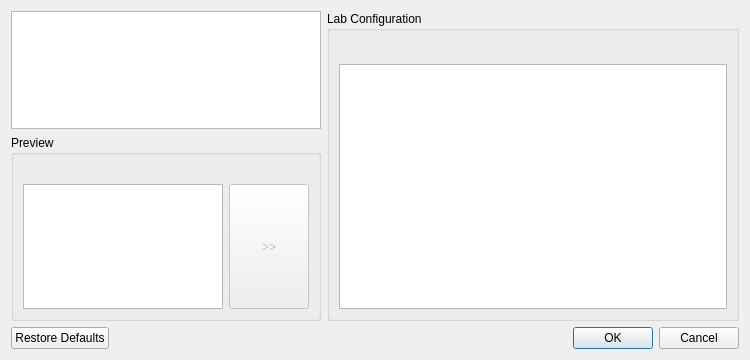
<?xml version="1.0" encoding="UTF-8"?>
<ui version="4.0">
 <class>cbLabDialog</class>
 <widget class="QDialog" name="cbLabDialog">
  <property name="geometry">
   <rect>
    <x>0</x>
    <y>0</y>
    <width>750</width>
    <height>360</height>
   </rect>
  </property>
  <property name="windowTitle">
   <string>Change Lab</string>
  </property>
  <property name="windowIcon">
   <iconset resource="default.qrc">
    <normaloff>:/images/buttons/lab</normaloff>:/images/buttons/lab</iconset>
  </property>
  <layout class="QGridLayout" name="gridLayout">
   <item row="0" column="1">
    <widget class="QTreeView" name="treeView">
     <property name="sizePolicy">
      <sizepolicy hsizetype="Minimum" vsizetype="Expanding">
       <horstretch>0</horstretch>
       <verstretch>0</verstretch>
      </sizepolicy>
     </property>
    </widget>
   </item>
   <item row="0" column="2" rowspan="2">
    <widget class="QGroupBox" name="groupBox_2">
     <property name="title">
      <string>Lab Configuration</string>
     </property>
     <layout class="QVBoxLayout" name="verticalLayout_2">
      <item>
       <widget class="QLabel" name="label_Lab">
        <property name="font">
         <font>
          <pointsize>12</pointsize>
         </font>
        </property>
        <property name="text">
         <string/>
        </property>
        <property name="alignment">
         <set>Qt::AlignCenter</set>
        </property>
       </widget>
      </item>
      <item>
       <widget class="QGraphicsView" name="graphicsView_Lab">
        <property name="minimumSize">
         <size>
          <width>320</width>
          <height>200</height>
         </size>
        </property>
       </widget>
      </item>
     </layout>
    </widget>
   </item>
   <item row="1" column="1">
    <widget class="QGroupBox" name="groupBox">
     <property name="title">
      <string>Preview</string>
     </property>
     <layout class="QGridLayout" name="gridLayout_2">
      <item row="0" column="0">
       <widget class="QLabel" name="label_Preview">
        <property name="text">
         <string/>
        </property>
        <property name="alignment">
         <set>Qt::AlignCenter</set>
        </property>
       </widget>
      </item>
      <item row="1" column="0">
       <widget class="QGraphicsView" name="graphicsView_Preview">
        <property name="sizePolicy">
         <sizepolicy hsizetype="Fixed" vsizetype="Fixed">
          <horstretch>0</horstretch>
          <verstretch>0</verstretch>
         </sizepolicy>
        </property>
        <property name="minimumSize">
         <size>
          <width>200</width>
          <height>125</height>
         </size>
        </property>
        <property name="maximumSize">
         <size>
          <width>200</width>
          <height>160</height>
         </size>
        </property>
       </widget>
      </item>
      <item row="1" column="1">
       <widget class="QPushButton" name="pushButton_Apply">
        <property name="enabled">
         <bool>false</bool>
        </property>
        <property name="sizePolicy">
         <sizepolicy hsizetype="Minimum" vsizetype="Minimum">
          <horstretch>0</horstretch>
          <verstretch>0</verstretch>
         </sizepolicy>
        </property>
        <property name="toolTip">
         <string>Set As Current Configuration</string>
        </property>
        <property name="text">
         <string>&gt;&gt;</string>
        </property>
       </widget>
      </item>
     </layout>
    </widget>
   </item>
   <item row="3" column="1" colspan="2">
    <widget class="QDialogButtonBox" name="buttonBox">
     <property name="orientation">
      <enum>Qt::Horizontal</enum>
     </property>
     <property name="standardButtons">
      <set>QDialogButtonBox::Cancel|QDialogButtonBox::Ok|QDialogButtonBox::RestoreDefaults</set>
     </property>
     <property name="centerButtons">
      <bool>false</bool>
     </property>
    </widget>
   </item>
  </layout>
 </widget>
 <resources>
  <include location="default.qrc"/>
 </resources>
 <connections>
  <connection>
   <sender>buttonBox</sender>
   <signal>accepted()</signal>
   <receiver>cbLabDialog</receiver>
   <slot>accept()</slot>
   <hints>
    <hint type="sourcelabel">
     <x>248</x>
     <y>254</y>
    </hint>
    <hint type="destinationlabel">
     <x>157</x>
     <y>274</y>
    </hint>
   </hints>
  </connection>
  <connection>
   <sender>buttonBox</sender>
   <signal>rejected()</signal>
   <receiver>cbLabDialog</receiver>
   <slot>reject()</slot>
   <hints>
    <hint type="sourcelabel">
     <x>316</x>
     <y>260</y>
    </hint>
    <hint type="destinationlabel">
     <x>286</x>
     <y>274</y>
    </hint>
   </hints>
  </connection>
 </connections>
</ui>
